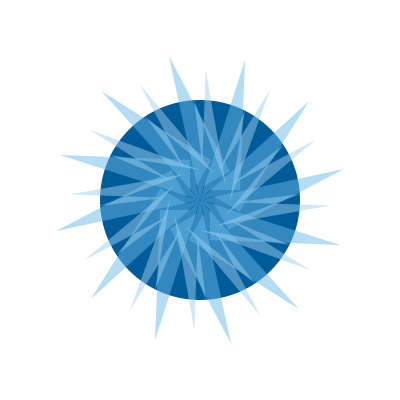
Frame 1 (no input)
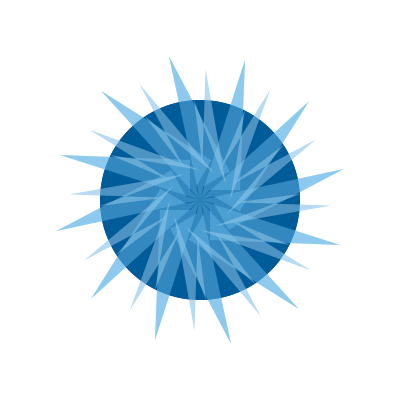
Frame 2 (the mouse pressed at the canvas centre, redrawn once)

The Processing sketch that drew these frames (run headless with seeded random() and noise(); the mouse was pressed at the canvas centre and the sketch redrawn once):

// Processing sketch: processing_85607
// ── processing_85607.pde

void setup()
{
  size(400,400);
  background(255);
}

void draw()
{
  noStroke();
  fill(0,91,153);
  ellipse(200,200,200,200);
  
  fill(102,183,230,125);
  translate(width/2, height/2);
for (int i=0;i<360;i+=30){
rotate(radians(30));
quad(0, 0, 140, 45, 10, 40, 10, 10);}
  
    fill(157,207,239,125);
for (int i=0;i<360;i+=30){
rotate(radians(30));
quad(0, 30, 90, 45, 30, 20, 110, 70);}

  noLoop();
}
